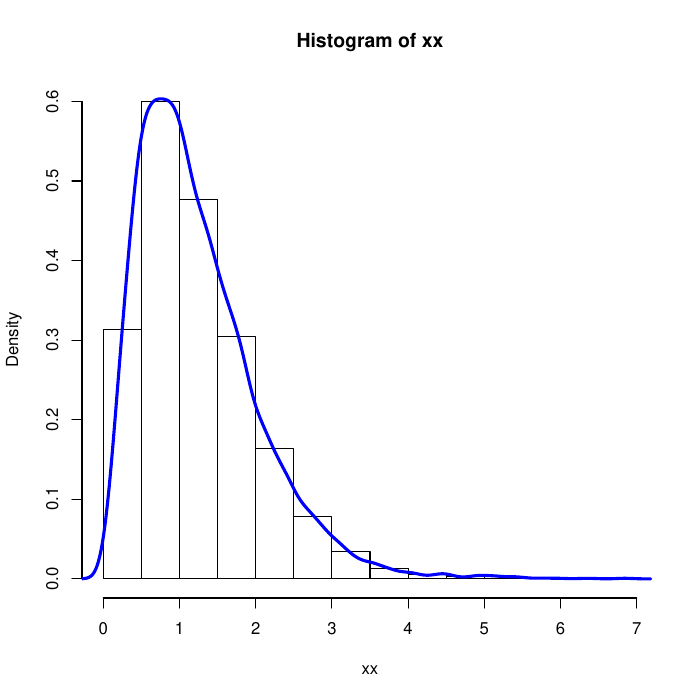

The script that saved this image:

# k = 2.5
# lambda1 = 2
# lambda2 = lambda1 / k = 4 / 5
# Generalización para k > 1:
# xmax = (k - 1) / (lambda1 - lambda1 / k)
# c = f(1.25) / g(1.25)

f <- function(x, k, lambda){ # Gamma density function
	return(lambda * exp(-lambda * x) * (lambda * x)^(k - 1) / gamma(k))
}

g <- function(x, lambda){ # Exponential density function
	return(lambda * exp(-lambda * x))
}

getExponential <- function(lambda, times = 1){
	return(-log(runif(times)) / lambda)
}

getVariable <- function(c, f, g, k, lambda1, lambda2, times){
	# k, lamdba1 <- Gamma
	# lambda2 <- Exponencial
	ans <- NULL
	tries <- NULL
	for(i in 1 : times){
		Y <- getExponential(lambda2)
		u <- runif(1)
		steps <- 1
		while(u * c * g(Y, lambda2) > f(Y, k, lambda1)){
			Y <- getExponential(lambda2)
			u <- runif(1)
			steps <- steps + 1
		}
		ans <- c(ans, Y)
		tries <- c(tries, steps)
	}
	return(c(ans,tries))
}

pdf("AceptacionRechazoContinuo2.pdf")

n <- 10000

c = f(1.25, 2.5, 2) / g(1.25, 0.8)

results <- getVariable(c, f, g, 2.5, 2, 0.8, n)
xx <- results[1:n]
xx2 <- results[(n+1):(2*n)]

print(c)

hist(xx, prob = TRUE) # Usando frecuencia / total
lines(density(xx), col = "blue", lwd = 3)

plot(cumsum(xx2) / 1 : n, type = "l")
abline(h = c)


